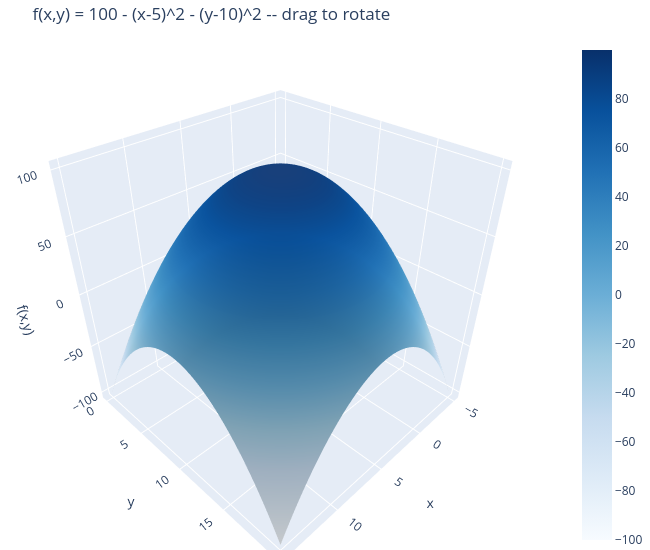

This figure's notebook cell:
### Markdown cell above
### Demo 3: Rotatable 3-D Surface (Plotly)

### Code cell
import plotly.graph_objects as go

x = np.linspace(-5, 15, 60); y = np.linspace(0, 20, 60)
X, Y = np.meshgrid(x, y)
Z = 100 - (X - 5)**2 - (Y - 10)**2

fig = go.Figure(data=[go.Surface(x=x, y=y, z=Z, colorscale="Blues")])
fig.update_layout(
    title="f(x,y) = 100 - (x-5)^2 - (y-10)^2 -- drag to rotate",
    scene=dict(xaxis_title="x", yaxis_title="y", zaxis_title="f(x,y)"),
    width=650, height=550, margin=dict(l=0, r=0, t=40, b=0),
)
fig.show()

### Figure 1 — Plotly figure (JSON) as saved in the notebook; plotly's stock layout.template omitted (floating-point values rounded to 4 significant figures; data arrays with more than 128 entries replaced by an {"elided": "..."} marker saying what was removed)
{"data": [{"colorscale": [[0, "rgb(247,251,255)"], [0.125, "rgb(222,235,247)"], [0.25, "rgb(198,219,239)"], [0.375, "rgb(158,202,225)"], [0.5, "rgb(107,174,214)"], [0.625, "rgb(66,146,198)"], [0.75, "rgb(33,113,181)"], [0.875, "rgb(8,81,156)"], [1, "rgb(8,48,107)"]], "type": "surface", "x": [-5.0, -4.661, -4.322, -3.983, -3.644, -3.305, -2.966, -2.627, -2.288, -1.949, -1.61, -1.271, -0.9322, -0.5932, -0.2542, 0.08475, 0.4237, 0.7627, 1.102, 1.441, 1.78, 2.119, 2.458, 2.797, 3.136, 3.475, 3.814, 4.153, 4.492, 4.831, 5.169, 5.508, 5.847, 6.186, 6.525, 6.864, 7.203, 7.542, 7.881, 8.22, 8.559, 8.898, 9.237, 9.576, 9.915, 10.25, 10.59, 10.93, 11.27, 11.61, 11.95, 12.29, 12.63, 12.97, 13.31, 13.64, 13.98, 14.32, 14.66, 15.0], "y": [0.0, 0.339, 0.678, 1.017, 1.356, 1.695, 2.034, 2.373, 2.712, 3.051, 3.39, 3.729, 4.068, 4.407, 4.746, 5.085, 5.424, 5.763, 6.102, 6.441, 6.78, 7.119, 7.458, 7.797, 8.136, 8.475, 8.814, 9.153, 9.492, 9.831, 10.17, 10.51, 10.85, 11.19, 11.53, 11.86, 12.2, 12.54, 12.88, 13.22, 13.56, 13.9, 14.24, 14.58, 14.92, 15.25, 15.59, 15.93, 16.27, 16.61, 16.95, 17.29, 17.63, 17.97, 18.31, 18.64, 18.98, 19.32, 19.66, 20.0], "z": {"elided": "60x60 float values"}}], "layout": {"height": 550, "margin": {"b": 0, "l": 0, "r": 0, "t": 40}, "scene": {"xaxis": {"title": {"text": "x"}}, "yaxis": {"title": {"text": "y"}}, "zaxis": {"title": {"text": "f(x,y)"}}}, "title": {"text": "f(x,y) = 100 - (x-5)^2 - (y-10)^2 -- drag to rotate"}, "width": 650}}
